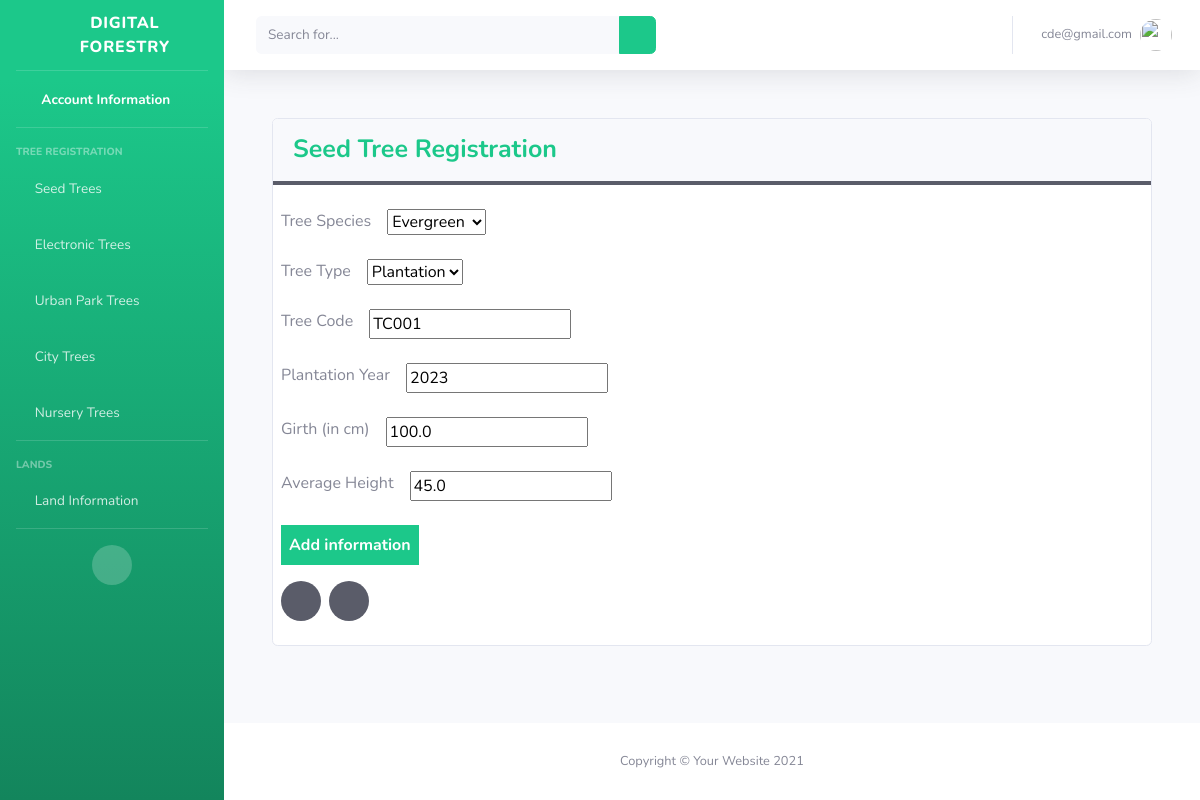
Page /home/strs/edit/1/ (signed in) on the committed database.
### main/models.py (models this page shows)
class CustomUser(AbstractUser):
    username = None
    first_name = None
    last_name = None
    email = models.EmailField(max_length=200, unique=True)
    USERNAME_FIELD = "email"
    REQUIRED_FIELDS = []
    objects = CustomUserManager()

class STRSForestInformation(models.Model):
    tree_species = models.ForeignKey(TreeSpecies, on_delete = models.CASCADE)
    user = models.ForeignKey(CustomUser, on_delete=models.CASCADE)
    tree_type = models.CharField(
        max_length=30,
        choices=TreeType.choices,
        default= TreeType.PLANTATION
    )
    tree_code = models.CharField(max_length=200)
    plantation_year = models.IntegerField()
    girth_cm = models.FloatField()
    average_height = models.FloatField()

### main/views.py (the view)
# urls.py: path('home/strs/edit/<int:strs_information_id>/', views.strs_information_update, name="strs_information_update"),
@login_required(login_url="/")
def strs_information_update(request, strs_information_id):
    try:
        print(strs_information_id)
        strs_information_instance = get_object_or_404(STRSForestInformation, pk = strs_information_id)
        if request.method == "POST":
            form = STRSForestInformationForm(request.POST, instance=strs_information_instance)
            if form.is_valid():
                form.save()
                return redirect('main:strs_information')
        form = STRSForestInformationForm(instance=strs_information_instance)
        return render(request, "main/strsform.html", {"form":form})
    except Exception as e:
        print(e)
        return redirect('main:strs_information')

### main/forms.py
class STRSForestInformationForm(forms.ModelForm):
    class Meta:
        model = STRSForestInformation
        fields = ('tree_species', 'tree_type', 'tree_code', 'plantation_year', 'girth_cm', 'average_height')

### main/custom_auth_backend.py (called while the page is built)
    def get_user(self, user_id):
        try:
            return CustomUser.objects.get(pk=user_id)
        except CustomUser.DoesNotExist:
            return None

### main/models.py (called while the page is built)
    def __str__(self):
        return self.name

### main/templates/main/strsform.html (shortened to what this page needs)
{% extends "signups/base.html"%}
{% load static %}
   {% block content %}
   <body>
    <div class="card m-5">
      <div class="card-header font-weight-bold text-success border-bottom-dark">Seed Tree Registration</div>
      <div class="content  p-2">
        <form method="POST">
        <div class="mt-3">
            <div class="input-box d-flex mb-4">
              <span class="mr-3">Tree Species</span>
              {{ form.tree_species }}
            </div>
            <div class="input-box d-flex mb-4">
              <span class="mr-3">Tree Type</span>
              {{ form.tree_type }}
            </div>
            <div class="input-box d-flex mb-4 ">
              <span class="mr-3">Tree Code</span>
              {{ form.tree_code }}
            </div>
            <div class="input-box d-flex mb-4">
                <span class="mr-3">Plantation Year</span>
                {{ form.plantation_year }}
            </div>
            <div class="input-box d-flex mb-4">
                <span class="mr-3">Girth (in cm)</span>
                {{ form.girth_cm }}
            </div>
            <div class="input-box d-flex mb-4 ">
                <span class="mr-3">Average Height</span>
                {{ form.average_height }}
            </div>
          </div>
          <div class="mb-3">
            <input type="submit" value="Add information" class="btn-success border-0 p-2 font-weight-bold">
          </div>
          <div class="d-flex">
            <p> <a href="{%url 'main:strs_information'%}" class="text-dark btn-dark btn-circle  text-gray-100 mr-2"><i class="fa fa-chevron-left"></i></a></p>
            <p> <a href="{%url 'main:home'%}" class="text-dark btn-dark btn-circle  text-gray-100"><i class="fa fa-home"></i></a></p>
          </div>
         </form>
      </div>
    </div>
  </body>
  {% endblock %}

### main/templates/signups/base.html (shortened to what this page needs)
{% load static %}
<!DOCTYPE html>
<html lang="en">
  <head>
    <link
      href="{% static 'vendor/fontawesome-free/css/all.min.css' %}"
      rel="stylesheet"
      type="text/css"
    />
    <link href=" {% static 'css/sb-admin-2.min.css'%} " rel="stylesheet" />
  </head>
  <body id="page-top">
    <div id="wrapper">
      <ul
        class="navbar-nav bg-gradient-success sidebar sidebar-dark accordion"
        id="accordionSidebar"
      >
        <a
          class="sidebar-brand d-flex align-items-center justify-content-center"
          href="index.html"
        >
          <div class="sidebar-brand-icon rotate-n-15">
            <i class="fas fa-leaf"></i>
          </div>
          <div class="sidebar-brand-text mx-3">Digital Forestry</div>
        </a>
        <hr class="sidebar-divider my-0" />
        <li class="nav-item active">
          <a class="nav-link" href="{% url 'main:account_information'%}">
            <i class="fas fa-fw fa-address-book"></i>
            <span>Account Information</span></a
          >
        </li>
        <hr class="sidebar-divider" />
        <div class="sidebar-heading">Tree Registration</div>
        <li class="nav-item">
          <a
            class="nav-link collapsed"
            href="#"
            data-toggle="collapse"
            data-target="#collapseSTRS"
            aria-expanded="true"
            aria-controls="collapseTwo"
          >
            <i class="fas fa-tree"></i>
            <span>Seed Trees</span>
          </a>
        </li>
        <li class="nav-item">
          <a
            class="nav-link collapsed"
            href="#"
            data-toggle="collapse"
            data-target="#collapseETRS"
            aria-expanded="true"
            aria-controls="collapseUtilities"
          >
            <i class="fa fa-tree"></i>
            <span>Electronic Trees</span>
          </a>
        </li>
        <li class="nav-item">
            <a
              class="nav-link collapsed"
              href="#"
              data-toggle="collapse"
              data-target="#collapseUPRS"
              aria-expanded="true"
              aria-controls="collapseUtilities"
            >
              <i class="fa fa-tree"></i>
              <span>Urban Park Trees</span>
            </a>
          </li>
        <li class="nav-item">
            <a
              class="nav-link collapsed"
              href="#"
              data-toggle="collapse"
              data-target="#collapseCTRS"
              aria-expanded="true"
              aria-controls="collapseUtilities"
            >
              <i class="fa fa-tree"></i>
              <span>City Trees</span>
            </a>
          </li>
        <li class="nav-item">
            <a
              class="nav-link collapsed"
              href="#"
              data-toggle="collapse"
              data-target="#collapseNIRS"
              aria-expanded="true"
              aria-controls="collapseUtilities"
            >
              <i class="fa fa-tree"></i>
              <span>Nursery Trees</span>
            </a>
          </li>
        <hr class="sidebar-divider" />
        <div class="sidebar-heading">Lands</div>
          <li class="nav-item">
            <a
              class="nav-link collapsed"
              href="#"
              data-toggle="collapse"
              data-target="#collapseLand"
              aria-expanded="true"
              aria-controls="collapseUtilities"
            >
              <i class="fa fa-map"></i>
              <span>Land Information</span>
            </a>
          </li>
        <hr class="sidebar-divider d-none d-md-block" />
        <div class="text-center d-none d-md-inline">
          <button class="rounded-circle border-0" id="sidebarToggle"></button>
        </div>
      </ul>
      <div id="content-wrapper" class="d-flex flex-column">
        <div id="content">
          <nav
            class="navbar navbar-expand navbar-light bg-white topbar mb-4 static-top shadow"
          >
            <form
              class="d-none d-sm-inline-block form-inline mr-auto ml-md-3 my-2 my-md-0 mw-100 navbar-search"
            >
              <div class="input-group">
                <input
                  type="text"
                  class="form-control bg-light border-0 small"
                  placeholder="Search for..."
                  aria-label="Search"
                  aria-describedby="basic-addon2"
                />
                <div class="input-group-append">
                  <button class="btn btn-success" type="button">
                    <i class="fas fa-search fa-sm"></i>
                  </button>
                </div>
              </div>
            </form>
            <ul class="navbar-nav ml-auto">
              <li class="nav-item dropdown no-arrow">
                <a
                  class="nav-link dropdown-toggle"
                  href="#"
                  id="userDropdown"
                  role="button"
                  data-toggle="dropdown"
                  aria-haspopup="true"
                  aria-expanded="false"
                >
                  <span class="mr-2 d-none d-lg-inline text-gray-600 small"
                    >{{user}}</span
                  >
                  <img
                    class="img-profile rounded-circle"
                    src="{%static 'img/undraw_profile.svg'%}"
                  />
                </a>
              </li>
            </ul>
          </nav>
          <div>
            {% block content %}{% endblock %}
          </div>
        </div>
        <footer class="sticky-footer bg-white">
          <div class="container my-auto">
            <div class="copyright text-center my-auto">
              <span>Copyright &copy; Your Website 2021</span>
            </div>
          </div>
        </footer>
      </div>
    </div>
  </body>
</html>

### rows in the picture
CustomUser: email "cde@gmail.com"
STRSForestInformation: tree_species "Evergreen", tree_type "Plantation", tree_code "TC001", plantation_year "2023", girth_cm "100.0", average_height "45.0"
